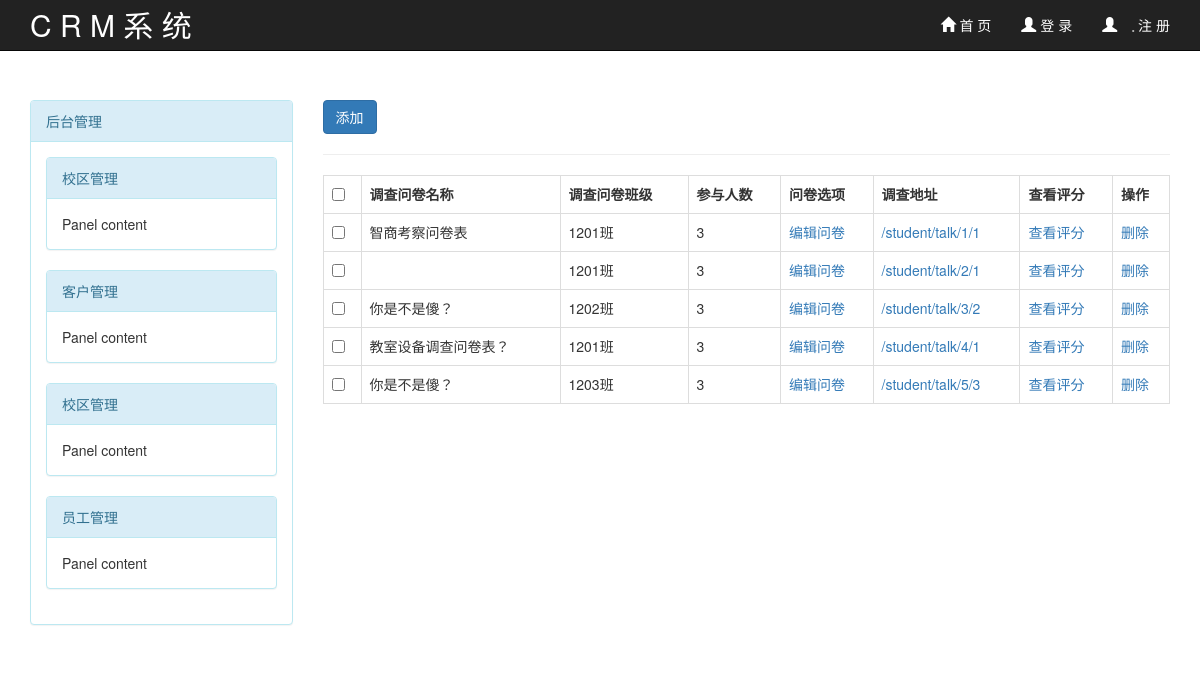
The app's page /index/ with its own data.
### app01/models.py (models this page shows, shortened)
class Questionnaire(models.Model):
    title = models.CharField(max_length=64,verbose_name='标题')     #标题
    cls = models.ForeignKey(to=ClassList,verbose_name='班级')       #问卷
    creator = models.ForeignKey(to=Userinfo,verbose_name='用户')    #用户id
    class Meta:
        verbose_name_plural= '问卷表'

class ClassList(models.Model):
    title = models.CharField(max_length=32,verbose_name='班级名')     #班级称号
    class Meta:
        verbose_name_plural= '班级表'
    def __str__(self):
        return self.title

### app01/views.py (the view)
# urls.py: url(r'^index/',views.index),
def index(request):
    questionnaire = models.Questionnaire.objects.all()
    user = request.session.get('username')
    if request.method == "GET":
        return  render(request,'index.html',locals())
    else:
        print(user)
        return render(request, 'questionsadd.html', locals())

### templates/index.html (shortened to what this page needs)
<!DOCTYPE html>
<html lang="en">
<head>
    <link rel="stylesheet" href="/app01/static/bootstrap-3.3.7-dist/css/bootstrap.min.css">
</head>
<body style="background-color:white">
<nav class="navbar navbar-inverse navbar-fixed-top my-navbar">
    <div class="container">
        <div class="navbar-header">
            <a class="navbar-brand" href="#" style="font-size: 30px">C&nbsp;R&nbsp;M&nbsp;系&nbsp;统</a>
        </div>
        <div class="collapse navbar-collapse" id="bs-example-navbar-collapse-1">
            <ul class="nav navbar-nav navbar-right">
                <li>
                    <a href="/index/"><span class="glyphicon glyphicon-home " style="font-size: 15px"></span>&nbsp;首&nbsp;页</a>
                </li>
                {% if request.user.is_authenticated %}
                    <li>
                        <a href=""><span class="glyphicon glyphicon-user"
                                         style="font-size: 15px"></span>{{ request.user.username }}</a>
                    </li>
                    <li>
                        <a href="/logout/">&nbsp;注&nbsp;销</a>
                    </li>
                {% else %}
                    <li>
                        <a href="/login/"><span class="glyphicon glyphicon-user" style="font-size: 15px"></span>&nbsp;登&nbsp;录</a>
                    </li>
                    <li>
                        <a href="/register/"><span class="glyphicon glyphicon-user" style="font-size: 15px">
                            <span class=" glyphico glyphicon-plus-sign" style="font-size: 2px;"></span></span>&nbsp;注&nbsp;册</a>
                    </li>
                {% endif %}
            </ul>
        </div>
    </div>
</nav>
<div class="container content">
    <div class="row">
        <div class="col-md-3">
            <div class="panel panel-info">
                <div class="panel-heading">后台管理</div>
                <div class="panel-body">
                    <div class="panel panel-info ">
                        <div class="panel-heading">校区管理</div>
                        <div class="panel-body">
                            Panel content
                        </div>
                    </div>
                    <div class="panel panel-info ">
                        <div class="panel-heading">客户管理</div>
                        <div class="panel-body">
                            Panel content
                        </div>
                    </div>
                    <div class="panel panel-info ">
                        <div class="panel-heading">校区管理</div>
                        <div class="panel-body">
                            Panel content
                        </div>
                    </div>
                    <div class="panel panel-info ">
                        <div class="panel-heading">员工管理</div>
                        <div class="panel-body">
                            Panel content
                        </div>
                    </div>
                </div>
            </div>
        </div>
        <div class="right col-md-9">
            {% block con %}
                <a href="/questionsadd/">
                    <button class="btn btn-primary">添加</button>
                </a>
                <hr>
                <table class="table table-bordered">
                    <tr>
                        <th><input type="checkbox"></th>
                        <th>调查问卷名称</th>
                        <th>调查问卷班级</th>
                        <th>参与人数</th>
                        <th>问卷选项</th>
                        <th>调查地址</th>
                        <th>查看评分</th>
                        <th>操作</th>
                    </tr>
                    {% for foo in questionnaire %}
                        <tr>
                            <td><input type="checkbox"></td>
                            <td>{{ foo.title }}</td>
                            <td>{{ foo.cls }}</td>
                            <td>{{ foo.cls.student_set.count }}</td>
                            <td><a href="/questionnaire/{{ foo.id }}">编辑问卷</a></td>
                            <td>
                                <a href="/student/talk/{{ foo.id }}/{{ foo.cls.id }}/">
                                    /student/talk/{{ foo.id }}/{{ foo.cls.id }}
                                </a>
                            </td>
                            <td><a href="">查看评分</a></td>
                            <td><a href="">删除</a></td>
                        </tr>
                    {% endfor %}
                </table>
            {% endblock %}
        </div>
    </div>
</div>
</body>
</html>

### templates/index.html (style rules this page uses)
.my-navbar a { background: transparent !important; color: #fff !important }
.content { margin-top: 100px; }

### records on screen
Questionnaire: title "智商考察问卷表", cls "1201班", cls.student_set.count "3", id "1", cls.id "1"
Questionnaire: cls "1201班", cls.student_set.count "3", id "2", cls.id "1"
Questionnaire: title "你是不是傻？", cls "1202班", cls.student_set.count "3", id "3", cls.id "2"
Questionnaire: title "教室设备调查问卷表？", cls "1201班", cls.student_set.count "3", id "4", cls.id "1"
Questionnaire: title "你是不是傻？", cls "1203班", cls.student_set.count "3", id "5", cls.id "3"
